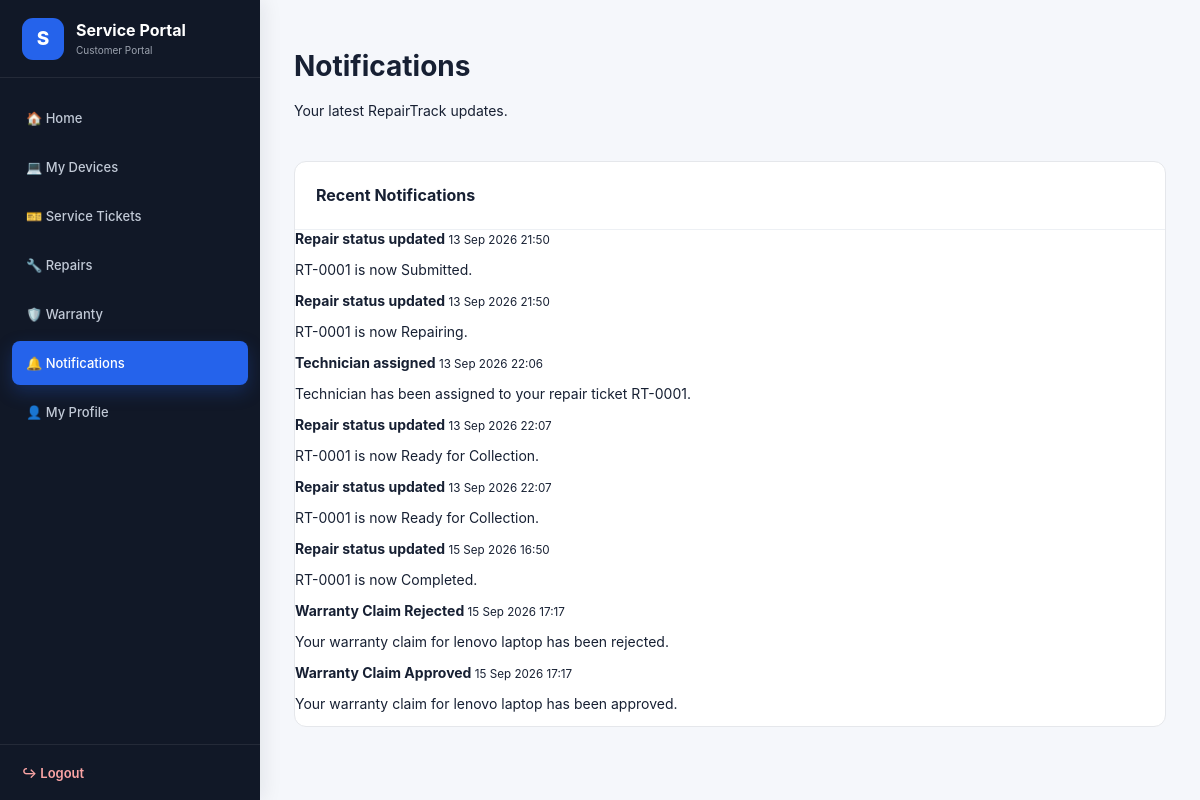
The page /notifications/ (signed in) on the database its author committed.
### service/models.py (models this page shows)
class Notification(models.Model):
    recipient=models.ForeignKey(User,on_delete=models.CASCADE,related_name="notifications")
    title=models.CharField(max_length=160); message=models.TextField()
    is_read=models.BooleanField(default=False); created_at=models.DateTimeField(auto_now_add=True)

### service/views.py (the view)
# urls.py: path("notifications/",views.notifications,name="notifications"),
@login_required
def notifications(request):
  return render(request,"notifications.html",
                {"notifications":Notification.objects.filter(recipient=request.user)})

### service/templates/notifications.html (shortened to what this page needs)
{% extends "base.html" %}
{% block content %}
<div class="dashboard-layout">
    {% if request.user.is_staff %}
        <aside class="sidebar">
            <a href="{% url 'admin_dashboard' %}" class="side-brand">
                <span class="side-logo">R</span>
                <div>
                    <strong>RepairTrack</strong>
                    <small>Admin Panel</small>
                </div>
            </a>
            <nav class="sidebar-nav">
                <a href="{% url 'admin_dashboard' %}">📊 Dashboard</a>
                <a href="{% url 'admin_users' %}">👥 Users</a>
                <a href="{% url 'add_technician' %}">🧑‍🔧 Add Technician</a>
                <a href="{% url 'tickets' %}">🎫 Service Tickets</a>
                <a href="{% url 'devices' %}">💻 Devices</a>
                <a href="{% url 'repairs' %}">🔧 Repairs</a>
                <a href="{% url 'inventory' %}">📦 Inventory</a>
                <a href="{% url 'admin_warranty_claims' %}">🛡️ Warranty</a>
                <a href="{% url 'reports' %}">📈 Reports</a>
                <a
                    href="{% url 'notifications' %}"
                    class="active"
                >
                    🔔 Notifications
                </a>
                <a href="{% url 'audit_logs' %}">
                      Audit Logs
                </a>
                <a href="{% url 'profile' %}">
                    👤 Profile
                </a>
            </nav>
            <a href="{% url 'logout' %}" class="logout">
                ↪ Logout
            </a>
        </aside>
    {% else %}
        <aside class="sidebar">
            {% if request.user.profile.role == "technician" %}
                <a
                    href="{% url 'technician_dashboard' %}"
                    class="side-brand"
                >
                    <span class="side-logo">R</span>
                    <div>
                        <strong>RepairTrack</strong>
                        <small>Technician Portal</small>
                    </div>
                </a>
                <nav class="sidebar-nav">
                    <a href="{% url 'technician_dashboard' %}">
                        🏠 Dashboard
                    </a>
                    <a href="{% url 'tickets' %}">
                        🎫 Assigned Tickets
                    </a>
                    <a href="{% url 'repairs' %}">
                        🔧 Repairs
                    </a>
                    <a href="{% url 'inventory' %}">
                        📦 Inventory
                    </a>
                    <a
                        href="{% url 'notifications' %}"
                        class="active"
                    >
                        🔔 Notifications
                    </a>
                    <a href="{% url 'profile' %}">
                        👤 Profile
                    </a>
                </nav>
            {% else %}
                <a
                    href="{% url 'customer_dashboard' %}"
                    class="side-brand"
                >
                    <span class="side-logo">S</span>
                    <div>
                        <strong>Service Portal</strong>
                        <small>Customer Portal</small>
                    </div>
                </a>
                <nav class="sidebar-nav">
                    <a href="{% url 'customer_dashboard' %}">
                        🏠  Home
                    </a>
                    <a href="{% url 'devices' %}">
                        💻 My Devices
                    </a>
                    <a href="{% url 'tickets' %}">
                        🎫 Service Tickets
                    </a>
                    <a href="{% url 'repairs' %}">
                        🔧  Repairs
                    </a>
                    <a href="{% url 'warranty' %}">
                        🛡️ Warranty
                    </a>
                    <a
                        href="{% url 'notifications' %}"
                        class="active"
                    >
                        🔔  Notifications
                    </a>
                    <a href="{% url 'profile' %}">
                        👤 My Profile
                    </a>
                </nav>
            {% endif %}
            <a
                href="{% url 'logout' %}"
                class="logout"
            >
                ↪ Logout
            </a>
        </aside>
    {% endif %}
    <main class="dashboard-main">
        <header class="dashboard-topbar">
            <div>
                <h1>
                    Notifications
                </h1>
                <p>
                    Your latest RepairTrack updates.
                </p>
            </div>
        </header>
        <section class="content-card">
            <div class="content-card-header">
                <h2>
                    Recent Notifications
                </h2>
            </div>
            <div class="list">
                {% for notification in notifications %}
                    <div class="list-item">
                        <b>
                            {{ notification.title }}
                        </b>
                        <small>
                            {{ notification.created_at|date:"d M Y H:i" }}
                        </small>
                        <p>
                            {{ notification.message }}
                        </p>
                    </div>
                {% empty %}
                    <p class="pad">
                        No notifications.
                    </p>
                {% endfor %}
            </div>
        </section>
    </main>
</div>
{% endblock %}

### static/css/style.css (style rules this page uses)
:root { --primary: #2563eb; --primary-dark: #1d4ed8; --sidebar: #111827; --sidebar-hover: #1f2937; --page-bg: #f5f7fb; --card-bg: #ffffff; --border: #e5e7eb; --text: #172033; --muted: #6b7280; --success: #16a34a; --warning: #d97706; --danger: #dc2626; }
* { box-sizing: border-box; }
html, body { margin: 0; padding: 0; min-height: 100%; }
body { font-family: Inter, "Segoe UI", Arial, sans-serif; background: var(--page-bg); color: var(--text); font-size: 14px; }
.dashboard-layout { min-height: 100vh; display: flex; }
.sidebar { position: fixed; left: 0; top: 0; bottom: 0; width: 260px; background: var(--sidebar); color: #ffffff; display: flex; flex-direction: column; z-index: 1000; box-shadow: 4px 0 18px rgba(15, 23, 42, 0.08); }
.side-brand { height: 78px; padding: 0 22px; display: flex; align-items: center; gap: 12px; color: #ffffff; text-decoration: none; border-bottom: 1px solid rgba(255, 255, 255, 0.08); }
.side-logo { width: 42px; height: 42px; display: flex; align-items: center; justify-content: center; background: var(--primary); border-radius: 11px; color: #ffffff; font-size: 19px; font-weight: 800; flex-shrink: 0; }
.side-brand strong { display: block; font-size: 16px; font-weight: 700; line-height: 1.2; }
.side-brand small { display: block; margin-top: 4px; color: #9ca3af; font-size: 10px; }
.sidebar-nav { flex: 1; padding: 18px 12px; overflow-y: auto; }
.sidebar-nav a { min-height: 44px; display: flex; align-items: center; gap: 12px; margin-bottom: 5px; padding: 0 14px; border-radius: 8px; color: #c1c9d6; text-decoration: none; font-size: 13px; font-weight: 500; transition: background 0.18s ease, color 0.18s ease, transform 0.18s ease; }
.sidebar-nav a.active { background: var(--primary); color: #ffffff; box-shadow: 0 7px 18px rgba(37, 99, 235, 0.25); }
.logout { display: flex; align-items: center; gap: 10px; min-height: 56px; padding: 0 22px; border-top: 1px solid rgba(255, 255, 255, 0.08); color: #fca5a5; text-decoration: none; font-size: 13px; font-weight: 600; transition: 0.2s ease; }
.dashboard-main { margin-left: 260px; width: calc(100% - 260px); min-height: 100vh; padding: 30px 34px 50px; overflow-x: hidden; }
.dashboard-topbar { min-height: 64px; display: flex; align-items: center; justify-content: space-between; gap: 25px; margin-bottom: 28px; }
.content-card { background: var(--card-bg); border: 1px solid var(--border); border-radius: 12px; margin-bottom: 22px; overflow: hidden; }
.content-card-header { min-height: 68px; padding: 16px 21px; display: flex; align-items: center; justify-content: space-between; border-bottom: 1px solid #edf0f4; }
.content-card-header h2 { margin: 0; font-size: 16px; color: var(--text); }

### rows shown on the page
Notification: title "Repair status updated", created_at "13 Sep 2026 21:50", message "RT-0001 is now Submitted."
Notification: title "Repair status updated", created_at "13 Sep 2026 21:50", message "RT-0001 is now Repairing."
Notification: title "Technician assigned", created_at "13 Sep 2026 22:06", message "Technician has been assigned to your repair ticket RT-0001."
Notification: title "Repair status updated", created_at "13 Sep 2026 22:07", message "RT-0001 is now Ready for Collection."
Notification: title "Repair status updated", created_at "13 Sep 2026 22:07", message "RT-0001 is now Ready for Collection."
Notification: title "Repair status updated", created_at "15 Sep 2026 16:50", message "RT-0001 is now Completed."
Notification: title "Warranty Claim Rejected", created_at "15 Sep 2026 17:17", message "Your warranty claim for lenovo laptop has been rejected."
Notification: title "Warranty Claim Approved", created_at "15 Sep 2026 17:17", message "Your warranty claim for lenovo laptop has been approved."
